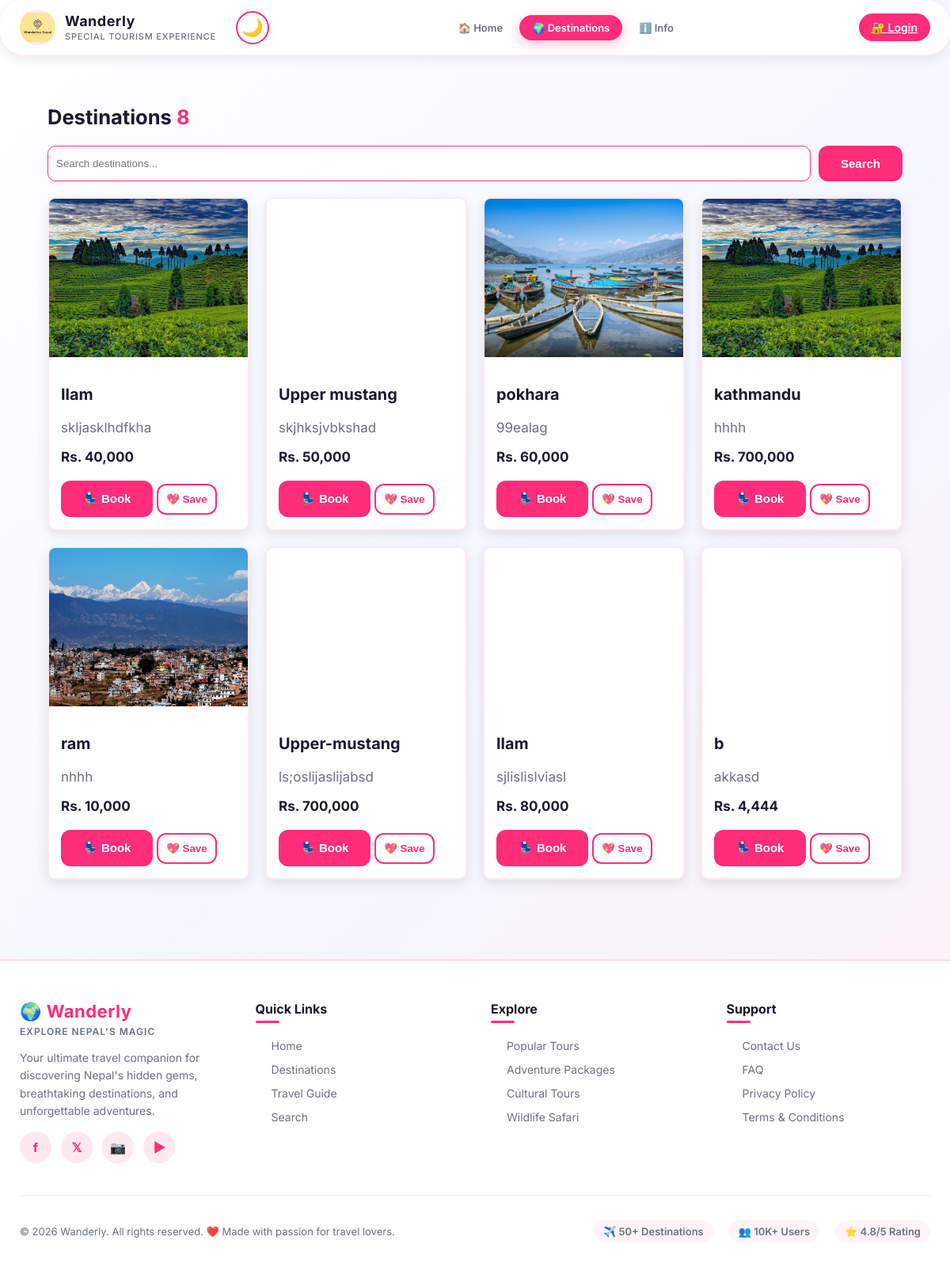
Page /places.php on the committed database.
### tables this page shows
CREATE TABLE `destinations` (
  `id` int(11) NOT NULL,
  `name` varchar(100) NOT NULL,
  `description` text DEFAULT NULL,
  `image` varchar(255) DEFAULT NULL,
  `price` decimal(10,2) DEFAULT NULL,
  `created_at` timestamp NOT NULL DEFAULT current_timestamp()
);

### places.php (the view, shortened to what this page needs)
<?php
include 'includes/header.php';
include 'includes/navbar.php';
include 'database/dbconnection.php';
$destinations = $conn->query("SELECT * FROM destinations ORDER BY id DESC");
?>
<main >
  <section class="active">
    <div class="wrap">
      <h1>Destinations <span id="count" style="color:var(--accent)"><?php echo $destinations->num_rows; ?></span></h1>
      <div class="filter-bar" style="margin-bottom:20px; display:flex; gap:10px;">
        <form method="GET" action="search.php" style="flex:1; display:flex; gap:10px;">
            <input type="text" name="query" placeholder="Search destinations..." style="flex:1; padding:10px; border-radius:10px; border:1px solid var(--accent); background: var(--card); color: var(--text);" required>
            <button type="submit" class="btn">Search</button>
        </form>
      </div>
      <div class="grid" style="display:grid; grid-template-columns:repeat(auto-fill,minmax(250px,1fr)); gap:20px;">
        <?php while($row = $destinations->fetch_assoc()): ?>
        <?php
          $imagePath = "assets/{$row['image']}";
          if(!file_exists($imagePath) || empty($row['image'])){
              $imagePath = "assets/images/placeholder.jpg";
          }
        ?>
        <div class="card" style="border-radius:10px; overflow:hidden; box-shadow:0 5px 15px rgba(0,0,0,0.1);">
          <div class="media" style="background-image:url('<?php echo $imagePath; ?>'); height:200px; background-size:cover; background-position:center;"></div>
          <div style="padding:15px;">
            <h3><?php echo htmlspecialchars($row['name']); ?></h3>
            <p style="color: var(--muted);"><?php echo htmlspecialchars($row['description']); ?></p>
            <strong>Rs. <?php echo number_format($row['price']); ?></strong>
            <br><br>
            <button class="btn" onclick="openBookingModal(<?php echo $row['id']; ?>, <?php echo $row['price']; ?>, '<?php echo $imagePath; ?>')">💺 Book</button>
            <button class="ghost" onclick="saveDestination('<?php echo $row['name']; ?>', '<?php echo $imagePath; ?>')">💖 Save</button>
          </div>
        </div>
        <?php endwhile; ?>
      </div>
    </div>
  </section>
</main>
<?php include 'includes/footer.php'; ?>

### includes/header.php (shortened to what this page needs)
<!doctype html>
<html lang="en" id="htmlRoot">
<head>
  <link rel="stylesheet" href="https://cdn.jsdelivr.net/npm/flatpickr/dist/flatpickr.min.css">
  <link rel="stylesheet" href="assets/css/style.css">
</head>
<body>

### includes/navbar.php (shortened to what this page needs)
<?php
$userLoggedIn = isset($_SESSION['user_email']);
$currentPage = basename($_SERVER['PHP_SELF']);
?>
<header>
  <div class="header-left">
    <div class="brand">
      <div class="logo-container">
        <a href="index.php">
          <img src="assets/images/logo.png" class="logo-img" alt="Wanderly Logo">
        </a>
      </div>
      <div class="brand-text">
        <h1>Wanderly</h1>
        <p class="muted">Special Tourism Experience</p>
      </div>
    </div>
    <button id="themeToggle" class="theme-toggle" onclick="toggleTheme()" title="Toggle Dark/Light Mode">
      <span id="themeIcon" class="theme-icon">🌙</span>
    </button>
  </div>
  <nav id="mainNav">
    <a href="index.php" class="nav-link <?php echo ($currentPage=='index.php') ? 'active' : ''; ?>">
      <span>🏠 Home</span>
    </a>
    <a href="places.php" class="nav-link <?php echo ($currentPage=='places.php') ? 'active' : ''; ?>">
      <span>🌍 Destinations</span>
    </a>
    <a href="info.php" class="nav-link <?php echo ($currentPage=='info.php') ? 'active' : ''; ?>">
      <span>ℹ️ Info</span>
    </a>
  </nav>
  <div class="header-right">
    <?php if($userLoggedIn): ?>
      <div class="user-menu">
        <button class="btn user-btn" onclick="toggleLoginMenu()">
          <span class="user-icon">👤</span>
          <span><?php echo htmlspecialchars($_SESSION['user_name']); ?></span>
          <span class="dropdown-arrow">⬇</span>
        </button>
        <div id="loginMenu" class="login-dropdown" style="display:none;">
          <a href="profile.php" class="logout-link">👤 Profile</a>
          <a href="logout.php" class="logout-link">🚪 Logout</a>
        </div>
      </div>
    <?php else: ?>
      <a href="login.php" class="btn login-btn">
        <span>🔐 Login</span>
      </a>
    <?php endif; ?>
  </div>
</header>

### includes/footer.php (shortened to what this page needs)
<footer>
  <div class="footer-container">
    <div class="footer-top">
      <div class="footer-section">
        <div class="footer-brand">
          <h3>🌍 Wanderly</h3>
          <p class="brand-tagline">Explore Nepal's Magic</p>
        </div>
        <p class="footer-description">
          Your ultimate travel companion for discovering Nepal's hidden gems, breathtaking destinations, and unforgettable adventures.
        </p>
        <div class="social-links">
          <a href="#" title="Facebook" class="social-icon">f</a>
          <a href="#" title="Twitter" class="social-icon">𝕏</a>
          <a href="#" title="Instagram" class="social-icon">📷</a>
          <a href="#" title="YouTube" class="social-icon">▶</a>
        </div>
      </div>
      <div class="footer-section">
        <h4>Quick Links</h4>
        <ul class="footer-links">
          <li><a href="index.php">Home</a></li>
          <li><a href="places.php">Destinations</a></li>
          <li><a href="info.php">Travel Guide</a></li>
          <li><a href="search.php">Search</a></li>
        </ul>
      </div>
      <div class="footer-section">
        <h4>Explore</h4>
        <ul class="footer-links">
          <li><a href="#">Popular Tours</a></li>
          <li><a href="#">Adventure Packages</a></li>
          <li><a href="#">Cultural Tours</a></li>
          <li><a href="#">Wildlife Safari</a></li>
        </ul>
      </div>
      <div class="footer-section">
        <h4>Support</h4>
        <ul class="footer-links">
          <li><a href="#">Contact Us</a></li>
          <li><a href="#">FAQ</a></li>
          <li><a href="#">Privacy Policy</a></li>
          <li><a href="#">Terms & Conditions</a></li>
        </ul>
      </div>
    </div>
    <div class="footer-bottom">
      <div class="footer-credits">
        <p>&copy; 2026 Wanderly. All rights reserved. ❤️ Made with passion for travel lovers.</p>
      </div>
      <div class="footer-stats">
        <span class="stat-item">✈️ 50+ Destinations</span>
        <span class="stat-item">👥 10K+ Users</span>
        <span class="stat-item">⭐ 4.8/5 Rating</span>
      </div>
    </div>
  </div>
</footer>
</body>
</html>

### assets/css/style.css (style rules this page uses)
:root { --bg: linear-gradient(135deg, #ffffff 0%, #f5f7ff 50%, #fff0f8 100%); --card: #ffffff; --accent: #ff2d7a; --accent-2: #00d9ff; --text: #1a1a2e; --muted: #6b7280; --radius: 20px; --shadow: 0 12px 40px rgba(255, 45, 122, 0.15); }
* { box-sizing: border-box; }
html { transition: background-color 0.3s ease, color 0.3s ease; }
body { margin: 0; font-family: 'Inter', sans-serif; background: var(--bg); background-attachment: fixed; color: var(--text); transition: background 0.3s ease, color 0.3s ease; }
.wrap { max-width: 1200px; margin: auto; padding: 20px; }
header { position: sticky; top: 0; z-index: 1001; display: flex; justify-content: space-between; align-items: center; padding: 10px 20px; background: var(--card); border-radius: var(--radius); box-shadow: var(--shadow); gap: 10px; }
.brand { display: flex; align-items: center; gap: 10px; }
.logo-container { width: 40px; height: 40px; display: flex; align-items: center; justify-content: center; overflow: hidden; }
.logo-img { width: 100%; height: 100%; object-fit: contain; display: block; }
.brand-text h1 { font-size: 18px; margin: 0; }
.brand-text p { font-size: 10px; margin: 0; color: var(--muted); }
nav { display: flex; align-items: center; gap: 10px; }
nav a { text-decoration: none; color: var(--muted); padding: 6px 12px; font-weight: 600; border-radius: 8px; font-size: 14px; transition: all 0.2s ease; }
nav a.active { color: var(--accent); background: rgba(255, 45, 122, 0.12); }
.theme-toggle { background: none; border: 2px solid var(--accent); border-radius: 50%; width: 40px; height: 40px; display: flex; align-items: center; justify-content: center; cursor: pointer; font-size: 20px; transition: all 0.3s ease; color: var(--accent); margin: 0 5px; }
.theme-icon { display: inline-block; transition: transform 0.3s ease; }
.grid { display: grid; grid-template-columns: repeat(auto-fill, minmax(300px, 1fr)); gap: 20px; }
.card { background: var(--card); border-radius: var(--radius); overflow: hidden; border: 2px solid rgba(255, 45, 122, 0.1); transition: transform 0.3s ease, background 0.3s ease, border-color 0.3s ease, box-shadow 0.3s ease; box-shadow: 0 4px 12px rgba(0, 0, 0, 0.05); }
.media { height: 200px; background-size: cover; background-position: center; }
.btn { background: var(--accent); color: #fff; border: none; padding: 12px 24px; border-radius: 12px; font-weight: 700; cursor: pointer; transition: 0.2s; }
.ghost { background: transparent; border: 2px solid var(--accent); color: var(--accent); padding: 10px; border-radius: 12px; font-weight: 600; cursor: pointer; }
main section { display: none; }
main section.active { display: block; animation: fadeIn 0.4s ease; }
@media (min-width: 1024px) { body { font-size: 17px; } }
@media (min-width: 1024px) { .wrap { padding: 40px 60px; max-width: 1300px; } }
@media (min-width: 1024px) { header { padding: 18px 40px; gap: 30px; border-radius: 30px; box-shadow: 0 18px 45px rgba(0, 0, 0, 0.15); } }
@media (min-width: 1024px) { nav { gap: 18px; } }
@media (min-width: 1024px) { nav a { padding: 10px 18px; font-size: 15px; } }
@media (min-width: 1024px) { .grid { gap: 30px; grid-template-columns: repeat(auto-fill, minmax(320px, 1fr)); } }
@media (min-width: 1024px) { .card { border-radius: 25px; } }
@media (min-width: 1024px) { .btn { padding: 14px 28px; font-size: 15px; } }
@media (min-width: 1024px) { .footer-container { padding: 70px 60px; } }
@media (min-width: 1024px) { .footer-top { gap: 50px; } }
@media (min-width: 1024px) { .footer-bottom { padding-top: 40px; } }

### rows in the picture
destinations: image (picture), name "Ilam", description "skljasklhdfkha", price "40,000"
destinations: name "Upper mustang", description "skjhksjvbkshad", price "50,000"
destinations: image (picture), name "pokhara", description "99ealag", price "60,000"
destinations: image (picture), name "kathmandu", description "hhhh", price "700,000"
destinations: image (picture), name "ram", description "nhhh", price "10,000"
destinations: name "Upper-mustang", description "ls;oslijaslijabsd", price "700,000"
destinations: name "Ilam", description "sjlislislviasl", price "80,000"
destinations: name "b", description "akkasd", price "4,444"

### other values in the picture
$destinations->num_rows "8"
